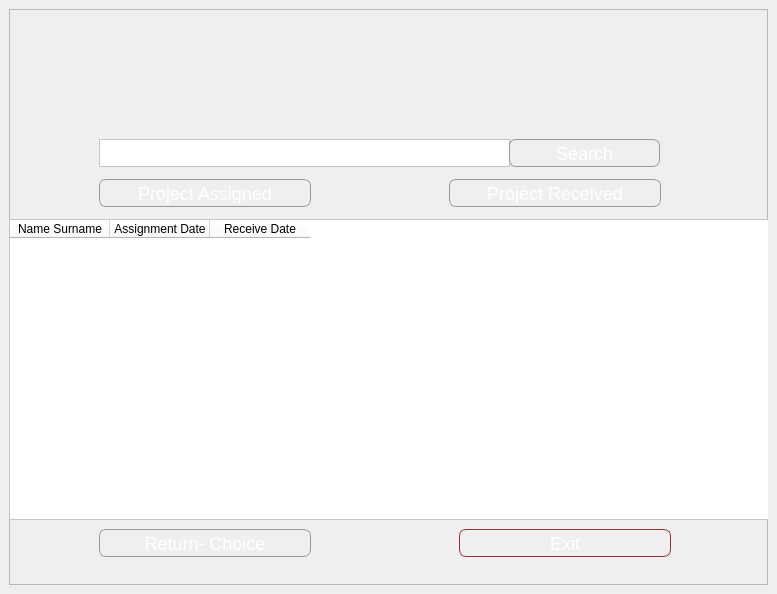
<?xml version="1.0" encoding="UTF-8"?>
<ui version="4.0">
 <class>MainWindow</class>
 <widget class="QMainWindow" name="MainWindow">
  <property name="geometry">
   <rect>
    <x>0</x>
    <y>0</y>
    <width>777</width>
    <height>594</height>
   </rect>
  </property>
  <property name="windowTitle">
   <string>MainWindow</string>
  </property>
  <property name="styleSheet">
   <string notr="true">#MyLoginForm {
background: white;
}

</string>
  </property>
  <widget class="QWidget" name="centralwidget">
   <layout class="QVBoxLayout" name="verticalLayout">
    <item>
     <widget class="QFrame" name="mainFrame">
      <property name="styleSheet">
       <string notr="true"/>
      </property>
      <property name="frameShape">
       <enum>QFrame::StyledPanel</enum>
      </property>
      <property name="frameShadow">
       <enum>QFrame::Raised</enum>
      </property>
      <widget class="QPushButton" name="pushButton">
       <property name="geometry">
        <rect>
         <x>90</x>
         <y>170</y>
         <width>212</width>
         <height>28</height>
        </rect>
       </property>
       <property name="styleSheet">
        <string notr="true">QPushButton {
    color: white;
    background-color: qlineargradient(x1:0, y1:0, x2:0, y2:1,
                                       stop:0 #CCCCCC,
                                       stop:0.1 #DDDDDD,
                                       stop:0.49 #AAAAAA,
                                       stop:0.5 #999999,
                                       stop:1 #AAAAAA);
    border-width: 1px;
    border-color: #999999;
    border-style: solid;
    border-radius: 7px;
    padding: 3px;
    font-size: 18px;
    padding-left: 5px;
    padding-right: 5px;
    min-width: 200px;
    max-width: 200px;
    min-height: 20px;
    max-height: 20px;
}

QPushButton:hover {
    background-color: qlineargradient(x1:0, y1:0, x2:0, y2:1,
                                       stop:0 #DDDDDD,
                                       stop:0.1 #EEEEEE,
                                       stop:0.49 #BBBBBB,
                                       stop:0.5 #AAAAAA,
                                       stop:1 #BBBBBB);
}

QPushButton:pressed {
    background-color: qlineargradient(x1:0, y1:0, x2:0, y2:1,
                                       stop:0 #AAAAAA,
                                       stop:0.1 #BBBBBB,
                                       stop:0.49 #888888,
                                       stop:0.5 #777777,
                                       stop:1 #888888);
}
</string>
       </property>
       <property name="text">
        <string>Project Assigned</string>
       </property>
       <property name="icon">
        <iconset>
         <normaloff>../../Users/Durak/Downloads/assignment_ind_FILL0_wght400_GRAD0_opsz24.png</normaloff>../../Users/Durak/Downloads/assignment_ind_FILL0_wght400_GRAD0_opsz24.png</iconset>
       </property>
      </widget>
      <widget class="QLabel" name="label_3">
       <property name="enabled">
        <bool>true</bool>
       </property>
       <property name="geometry">
        <rect>
         <x>120</x>
         <y>0</y>
         <width>81</width>
         <height>101</height>
        </rect>
       </property>
       <property name="autoFillBackground">
        <bool>false</bool>
       </property>
       <property name="styleSheet">
        <string notr="true"/>
       </property>
       <property name="frameShadow">
        <enum>QFrame::Plain</enum>
       </property>
       <property name="text">
        <string/>
       </property>
       <property name="pixmap">
        <pixmap>VIT3/logo1.png</pixmap>
       </property>
       <property name="scaledContents">
        <bool>true</bool>
       </property>
      </widget>
      <widget class="QPushButton" name="pushButton_2">
       <property name="geometry">
        <rect>
         <x>450</x>
         <y>520</y>
         <width>212</width>
         <height>28</height>
        </rect>
       </property>
       <property name="styleSheet">
        <string notr="true">QPushButton {
    color: white;
    background-color: qlineargradient(x1:0, y1:0, x2:0, y2:1,
                                       stop:0 #ff6666,
                                       stop:0.1 #ff7777,
                                       stop:0.49 #cc3333,
                                       stop:0.5 #bb2244,
                                       stop:1 #cc3333);
    border-width: 1px;
    border-color: #993333;
    border-style: solid;
    border-radius: 7px;
    padding: 3px;
    font-size: 18px;
    padding-left: 5px;
    padding-right: 5px;
    min-width: 100px;
    max-width: 300px;
    min-height: 20px;
    max-height: 20px;
}

QPushButton:hover {
    background-color: qlineargradient(x1:0, y1:0, x2:0, y2:1,
                                       stop:0 #ff8888,
                                       stop:0.1 #ff9999,
                                       stop:0.49 #cc5555,
                                       stop:0.5 #bb3355,
                                       stop:1 #cc5555);
}

QPushButton:pressed {
    background-color: qlineargradient(x1:0, y1:0, x2:0, y2:1,
                                       stop:0 #ff4444,
                                       stop:0.1 #ff5555,
                                       stop:0.49 #cc1111,
                                       stop:0.5 #aa0022,
                                       stop:1 #cc1111);
}
</string>
       </property>
       <property name="text">
        <string>Exit</string>
       </property>
       <property name="icon">
        <iconset>
         <normaloff>../../Users/Durak/Downloads/close_FILL0_wght400_GRAD0_opsz24.png</normaloff>../../Users/Durak/Downloads/close_FILL0_wght400_GRAD0_opsz24.png</iconset>
       </property>
      </widget>
      <widget class="QLabel" name="label_4">
       <property name="geometry">
        <rect>
         <x>240</x>
         <y>10</y>
         <width>361</width>
         <height>71</height>
        </rect>
       </property>
       <property name="autoFillBackground">
        <bool>false</bool>
       </property>
       <property name="styleSheet">
        <string notr="true"/>
       </property>
       <property name="text">
        <string/>
       </property>
       <property name="pixmap">
        <pixmap>VIT3/logo2.png</pixmap>
       </property>
       <property name="scaledContents">
        <bool>true</bool>
       </property>
      </widget>
      <widget class="QPushButton" name="pushButton_3">
       <property name="geometry">
        <rect>
         <x>90</x>
         <y>520</y>
         <width>212</width>
         <height>28</height>
        </rect>
       </property>
       <property name="styleSheet">
        <string notr="true">QPushButton {
    color: white;
    background-color: qlineargradient(x1:0, y1:0, x2:0, y2:1,
                                       stop:0 #CCCCCC,
                                       stop:0.1 #DDDDDD,
                                       stop:0.49 #AAAAAA,
                                       stop:0.5 #999999,
                                       stop:1 #AAAAAA);
    border-width: 1px;
    border-color: #999999;
    border-style: solid;
    border-radius: 7px;
    padding: 3px;
    font-size: 18px;
    padding-left: 5px;
    padding-right: 5px;
    min-width: 200px;
    max-width: 200px;
    min-height: 20px;
    max-height: 20px;
}

QPushButton:hover {
    background-color: qlineargradient(x1:0, y1:0, x2:0, y2:1,
                                       stop:0 #DDDDDD,
                                       stop:0.1 #EEEEEE,
                                       stop:0.49 #BBBBBB,
                                       stop:0.5 #AAAAAA,
                                       stop:1 #BBBBBB);
}

QPushButton:pressed {
    background-color: qlineargradient(x1:0, y1:0, x2:0, y2:1,
                                       stop:0 #AAAAAA,
                                       stop:0.1 #BBBBBB,
                                       stop:0.49 #888888,
                                       stop:0.5 #777777,
                                       stop:1 #888888);
}
</string>
       </property>
       <property name="text">
        <string>Return- Choice</string>
       </property>
       <property name="icon">
        <iconset>
         <normaloff>../../Users/Durak/Downloads/choice.png</normaloff>../../Users/Durak/Downloads/choice.png</iconset>
       </property>
      </widget>
      <widget class="QPushButton" name="pushButton_4">
       <property name="geometry">
        <rect>
         <x>440</x>
         <y>170</y>
         <width>212</width>
         <height>28</height>
        </rect>
       </property>
       <property name="styleSheet">
        <string notr="true">QPushButton {
    color: white;
    background-color: qlineargradient(x1:0, y1:0, x2:0, y2:1,
                                       stop:0 #CCCCCC,
                                       stop:0.1 #DDDDDD,
                                       stop:0.49 #AAAAAA,
                                       stop:0.5 #999999,
                                       stop:1 #AAAAAA);
    border-width: 1px;
    border-color: #999999;
    border-style: solid;
    border-radius: 7px;
    padding: 3px;
    font-size: 18px;
    padding-left: 5px;
    padding-right: 5px;
    min-width: 200px;
    max-width: 200px;
    min-height: 20px;
    max-height: 20px;
}

QPushButton:hover {
    background-color: qlineargradient(x1:0, y1:0, x2:0, y2:1,
                                       stop:0 #DDDDDD,
                                       stop:0.1 #EEEEEE,
                                       stop:0.49 #BBBBBB,
                                       stop:0.5 #AAAAAA,
                                       stop:1 #BBBBBB);
}

QPushButton:pressed {
    background-color: qlineargradient(x1:0, y1:0, x2:0, y2:1,
                                       stop:0 #AAAAAA,
                                       stop:0.1 #BBBBBB,
                                       stop:0.49 #888888,
                                       stop:0.5 #777777,
                                       stop:1 #888888);
}
</string>
       </property>
       <property name="text">
        <string>Project Received</string>
       </property>
       <property name="icon">
        <iconset>
         <normaloff>../../Users/Durak/Downloads/exit_to_app_FILL0_wght400_GRAD0_opsz24.png</normaloff>../../Users/Durak/Downloads/exit_to_app_FILL0_wght400_GRAD0_opsz24.png</iconset>
       </property>
      </widget>
      <widget class="QTableWidget" name="tableWidget">
       <property name="geometry">
        <rect>
         <x>0</x>
         <y>210</y>
         <width>781</width>
         <height>301</height>
        </rect>
       </property>
       <property name="styleSheet">
        <string notr="true">background:rgb(255, 255, 255)</string>
       </property>
       <property name="frameShape">
        <enum>QFrame::StyledPanel</enum>
       </property>
       <property name="frameShadow">
        <enum>QFrame::Sunken</enum>
       </property>
       <property name="lineWidth">
        <number>10</number>
       </property>
       <property name="midLineWidth">
        <number>10</number>
       </property>
       <column>
        <property name="text">
         <string>Name Surname</string>
        </property>
       </column>
       <column>
        <property name="text">
         <string>Assignment Date</string>
        </property>
       </column>
       <column>
        <property name="text">
         <string>Receive Date</string>
        </property>
       </column>
      </widget>
      <widget class="QTextBrowser" name="textBrowser">
       <property name="geometry">
        <rect>
         <x>90</x>
         <y>130</y>
         <width>411</width>
         <height>28</height>
        </rect>
       </property>
       <property name="styleSheet">
        <string notr="true">background:rgb(255, 255, 255)</string>
       </property>
      </widget>
      <widget class="QPushButton" name="pushButton_7">
       <property name="geometry">
        <rect>
         <x>500</x>
         <y>130</y>
         <width>151</width>
         <height>28</height>
        </rect>
       </property>
       <property name="styleSheet">
        <string notr="true">QPushButton {
    color: white;
    background-color: qlineargradient(x1:0, y1:0, x2:0, y2:1,
                                       stop:0 #CCCCCC,
                                       stop:0.1 #DDDDDD,
                                       stop:0.49 #AAAAAA,
                                       stop:0.5 #999999,
                                       stop:1 #AAAAAA);
    border-width: 1px;
    border-color: #999999;
    border-style: solid;
    border-radius: 7px;
    padding: 3px;
    font-size: 18px;
    padding-left: 5px;
    padding-right: 5px;
    min-width: 50px;
    max-width: 200px;
    min-height: 20px;
    max-height: 20px;
}

QPushButton:hover {
    background-color: qlineargradient(x1:0, y1:0, x2:0, y2:1,
                                       stop:0 #DDDDDD,
                                       stop:0.1 #EEEEEE,
                                       stop:0.49 #BBBBBB,
                                       stop:0.5 #AAAAAA,
                                       stop:1 #BBBBBB);
}

QPushButton:pressed {
    background-color: qlineargradient(x1:0, y1:0, x2:0, y2:1,
                                       stop:0 #AAAAAA,
                                       stop:0.1 #BBBBBB,
                                       stop:0.49 #888888,
                                       stop:0.5 #777777,
                                       stop:1 #888888);
}
</string>
       </property>
       <property name="text">
        <string>Search</string>
       </property>
       <property name="icon">
        <iconset>
         <normaloff>../../Users/Durak/Downloads/search_FILL0_wght300_GRAD200_opsz48.png</normaloff>../../Users/Durak/Downloads/search_FILL0_wght300_GRAD200_opsz48.png</iconset>
       </property>
      </widget>
      <zorder>pushButton</zorder>
      <zorder>pushButton_2</zorder>
      <zorder>label_4</zorder>
      <zorder>label_3</zorder>
      <zorder>pushButton_3</zorder>
      <zorder>pushButton_4</zorder>
      <zorder>tableWidget</zorder>
      <zorder>textBrowser</zorder>
      <zorder>pushButton_7</zorder>
     </widget>
    </item>
   </layout>
  </widget>
 </widget>
 <tabstops>
  <tabstop>pushButton</tabstop>
 </tabstops>
 <resources/>
 <connections/>
</ui>
